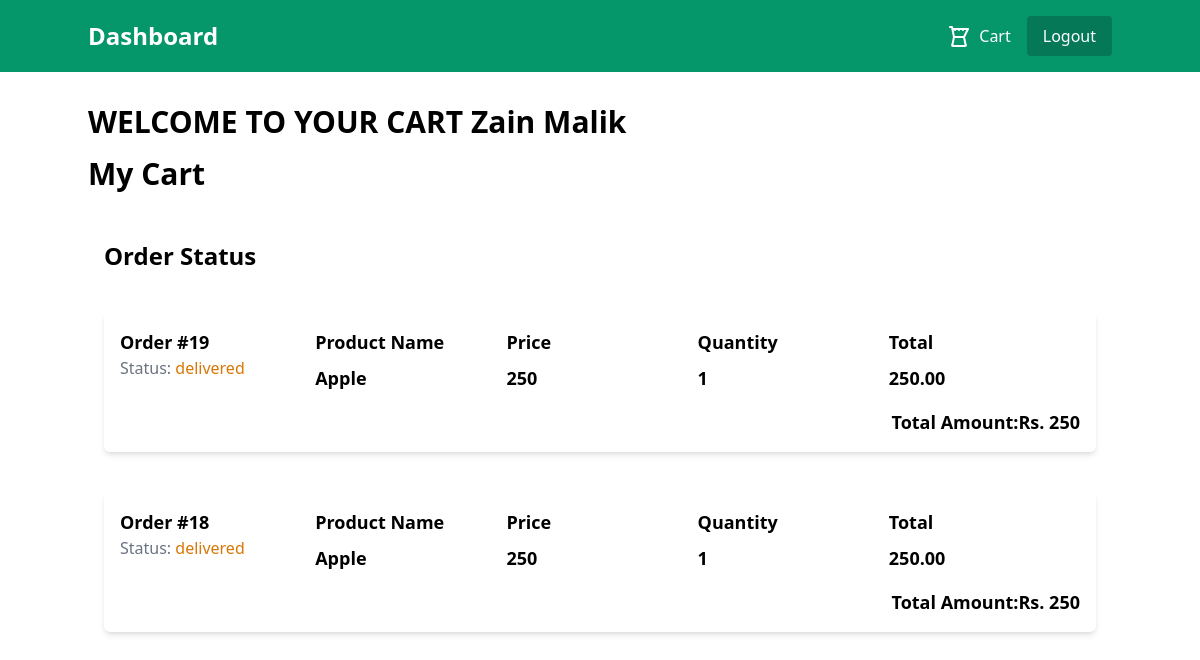
The page /cart (signed in) on the database as committed earlier.
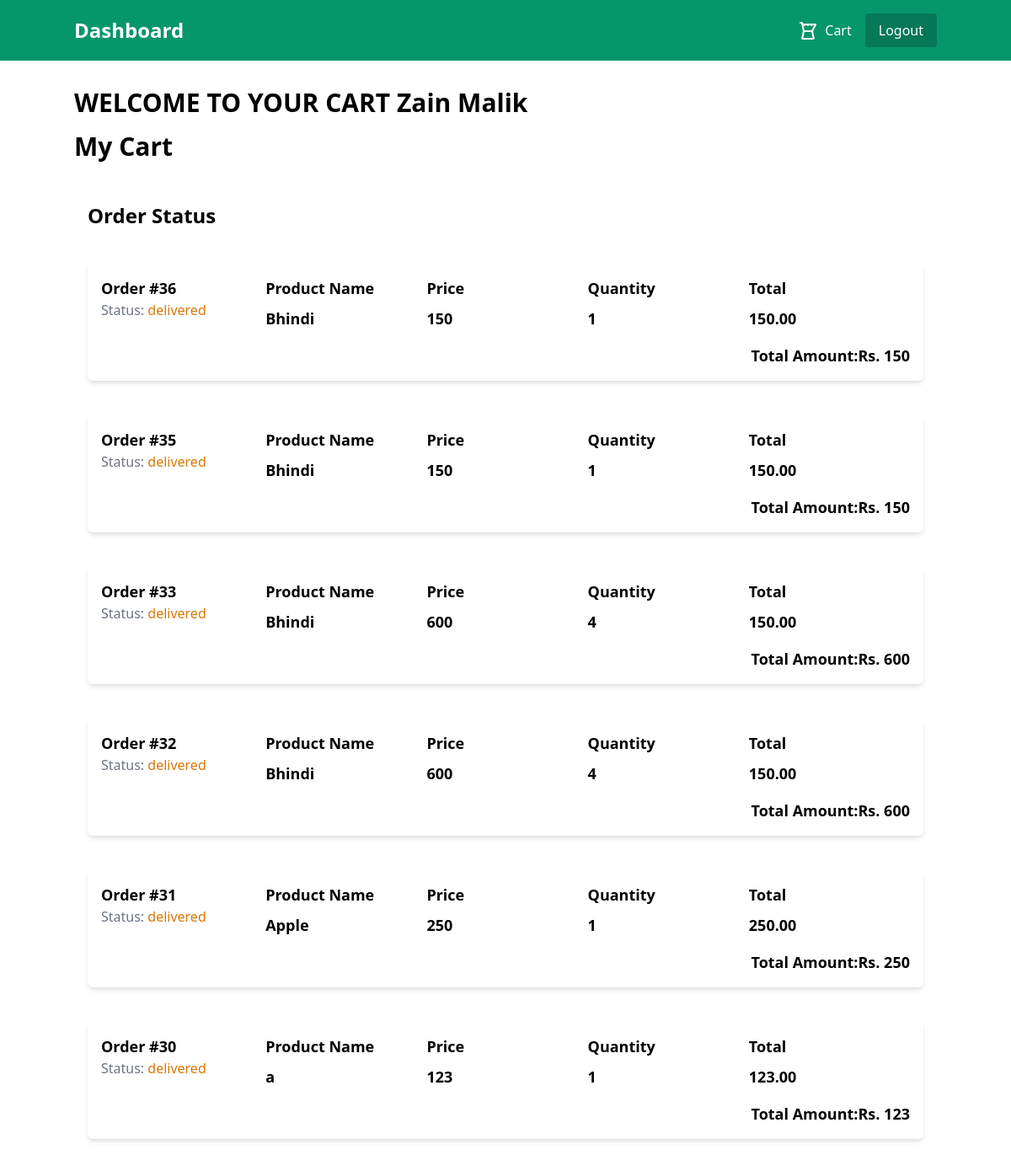
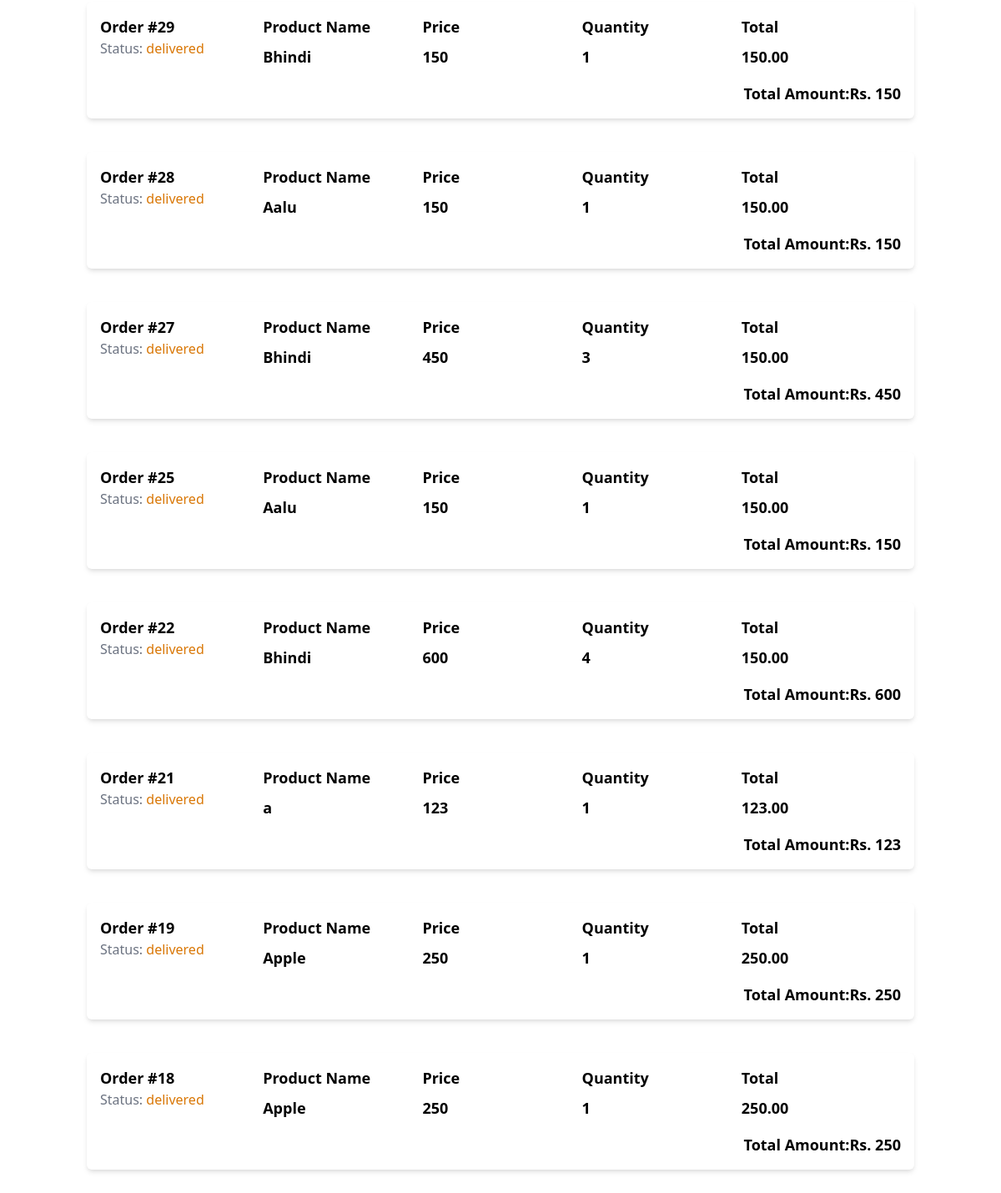
The same page on the database as committed later (2 pictures, top to bottom).
### example/models.py (models this page shows, shortened)
class MyCart(models.Model):
    product_status = [
        ('cart', 'cart'),
        ('purchased', 'purchased'),
    ]
    delivery = [
        ('pending', 'pending'),
        ('delivered', 'delivered'),
    ]
    status = models.CharField(max_length=15, choices=product_status, default='cart')
    delivery_status = models.CharField(max_length=15, choices=delivery, default='pending')
    added_by = models.ForeignKey(Buyer, on_delete=models.CASCADE)
    product = models.ForeignKey(Product, on_delete=models.CASCADE)
    quantity = models.PositiveIntegerField(default=0)
    total_amount = models.PositiveIntegerField(default=0)
    created_at = models.DateTimeField(auto_now_add=True)
    updated_at = models.DateTimeField(auto_now=True)

class Product(models.Model):
    added_by = models.ForeignKey(Buyer, on_delete=models.CASCADE)
    name = models.CharField(max_length=100)
    description = models.TextField()
    price = models.DecimalField(max_digits=10, decimal_places=2)
    image = models.ImageField(upload_to='media/')
    created_at = models.DateTimeField(auto_now_add=True)
    updated_at = models.DateTimeField(auto_now=True)

### example/views.py (the view, shortened to what this page needs)
# urls.py: path('cart', views.cart, name='cart'),
@login_required(login_url='/')
def cart(request):
    user = Buyer.objects.get(user = request.user)
    order_placed = MyCart.objects.filter(added_by = user, status = "purchased").order_by('-id')
    cart_product = MyCart.objects.filter(added_by = user, status = "cart")
    cart_product_count = cart_product.count()
    context = {'user':user, 'cart_product':cart_product, 'cart_product_count':cart_product_count, 'order_placed':order_placed}
    return render(request, 'cart.html', context)

### example/models.py (called while the page is built)
    def __str__(self):
        return f"{self.first_name} {self.last_name}"

### templates/cart.html (shortened to what this page needs)
<!DOCTYPE html>
<html lang="en">
<head>
  <link href="https://cdn.jsdelivr.net/npm/tailwindcss@2.2.19/dist/tailwind.min.css" rel="stylesheet">
</head>
<body>
  <nav class="bg-green-600 text-white p-4">
    <div class="container mx-auto flex justify-between items-center">
    <a href="/dashboard" class="flex items-center mr-4">
      <h1 class="text-2xl font-bold">Dashboard</h1>
    </a>
      <div class="flex items-center">
        <a href="/cart" class="flex items-center mr-4">
          <svg class="w-6 h-6 mr-2" fill="none" stroke="currentColor" viewBox="0 0 24 24" xmlns="http://www.w3.org/2000/svg">
            <path stroke-linecap="round" stroke-linejoin="round" stroke-width="2" d="M3 3h2l.4 2M7 13h10l4-8H5.4M7 13l-1.6 8H5a1 1 0 001 1h12a1 1 0 001-1h-.4L17 13M7 13L5.4 5M16 6h.01M12 6h.01M8 6h.01"></path>
          </svg>
          <span>Cart</span>
        </a>
        <a href="/signout"><button class="bg-green-700 px-4 py-2 rounded">Logout</button></a>
      </div>
    </div>
  </nav>
  <div class="container mx-auto mt-8">
    <h2 class="text-3xl font-bold mb-4">WELCOME TO YOUR CART {{user}}</h2>
    <h2 class="text-3xl font-bold mb-4">My Cart</h2>
  </div>
  <div class="container mx-auto px-4 py-8">
    <h1 class="text-2xl font-bold mb-4">Order Status</h1>
    {% for order_placed in order_placed%}
    <div class="bg-white shadow-md rounded-md p-4 mt-10
    mt-10
    mt-10
    mt-10">
        <div class="grid grid-cols-5 gap-4">
            <div class="col-span-1">
                <span class="text-lg font-semibold">Order #{{order_placed.id}}</span>
                <span class="block text-gray-500">Status: <span class="text-yellow-600">{{order_placed.delivery_status}}</span></span>
            </div>
            <div class="col-span-4">
                <div class="flex justify-between items-center mb-2">
                    <span class="text-lg w-full font-semibold">Product Name</span>
                    <span class="text-lg w-full font-semibold">Price</span>
                    <span class="text-lg w-full font-semibold">Quantity</span>
                    <span class="text-lg w-full font-semibold">Total</span>
                </div>
                <div class="flex justify-between items-center mb-2">
                    <span class="text-lg font-semibold w-full">{{order_placed.product.name}}</span>
                    <span class="text-lg font-semibold w-full">{{order_placed.total_amount}}</span>
                    <span class="text-lg font-semibold w-full">{{order_placed.quantity}}</span>
                    <span class="text-lg font-semibold w-full">{{order_placed.product.price}}</span>
                </div>
                <div class="flex justify-end items-center mt-4">
                    <span class="text-lg font-semibold">Total Amount:</span>
                    <span class="text-lg font-semibold">Rs. {{order_placed.total_amount}}</span>
                </div>
            </div>
        </div>
    </div>
    {% endfor %}
  </div>
</body>
</html>

Rows that differ between the two databases and show on the page:
added MyCart: id "36", delivery_status "delivered", product.name "Bhindi", total_amount "150", quantity "1", product.price "150.00"
added MyCart: id "35", delivery_status "delivered", product.name "Bhindi", total_amount "150", quantity "1", product.price "150.00"
added MyCart: id "33", delivery_status "delivered", product.name "Bhindi", total_amount "600", quantity "4", product.price "150.00"
added MyCart: id "32", delivery_status "delivered", product.name "Bhindi", total_amount "600", quantity "4", product.price "150.00"
added MyCart: id "31", delivery_status "delivered", product.name "Apple", total_amount "250", quantity "1", product.price "250.00"
added MyCart: id "30", delivery_status "delivered", product.name "a", total_amount "123", quantity "1", product.price "123.00"
added MyCart: id "29", delivery_status "delivered", product.name "Bhindi", total_amount "150", quantity "1", product.price "150.00"
added MyCart: id "28", delivery_status "delivered", product.name "Aalu", total_amount "150", quantity "1", product.price "150.00"
added MyCart: id "27", delivery_status "delivered", product.name "Bhindi", total_amount "450", quantity "3", product.price "150.00"
added MyCart: id "25", delivery_status "delivered", product.name "Aalu", total_amount "150", quantity "1", product.price "150.00"
added MyCart: id "22", delivery_status "delivered", product.name "Bhindi", total_amount "600", quantity "4", product.price "150.00"
added MyCart: id "21", delivery_status "delivered", product.name "a", total_amount "123", quantity "1", product.price "123.00"
